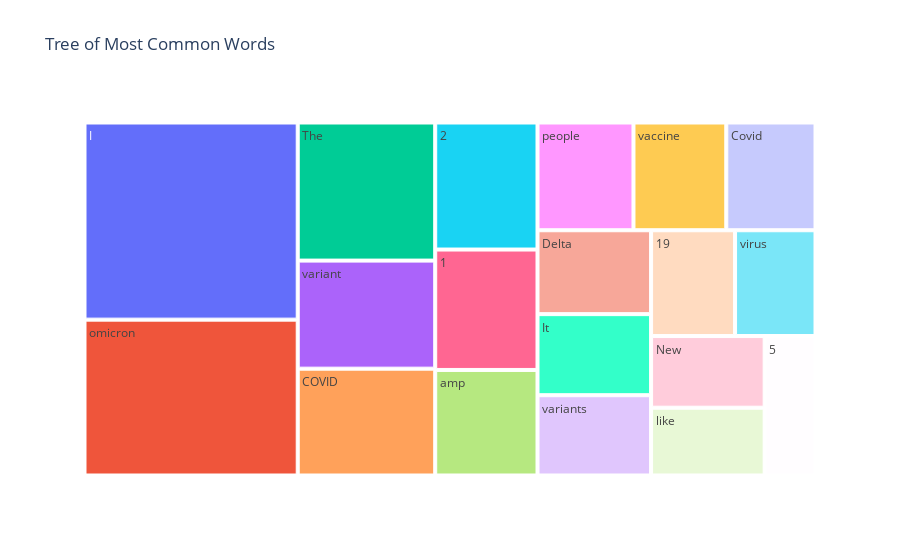

The code cell stored with this chart in its notebook:
### Markdown cell above
MOST USED WORD IS OMICRON HERE

### Code cell
fig = px.treemap(temp, path=['Common_words'], values='count',title='Tree of Most Common Words')
fig.show()

### Figure 1 — Plotly figure (JSON) as saved in the notebook; plotly's stock layout.template omitted (floating-point values rounded to 4 significant figures)
{"data": [{"branchvalues": "total", "domain": {"x": [0, 1], "y": [0, 1]}, "hovertemplate": "labels=%{label}<br>count=%{value}<br>parent=%{parent}<br>id=%{id}<extra></extra>", "ids": ["1", "19", "2", "5", "COVID", "Covid", "Delta", "I", "It", "New", "The", "amp", "like", "omicron", "people", "vaccine", "variant", "variants", "virus"], "labels": ["1", "19", "2", "5", "COVID", "Covid", "Delta", "I", "It", "New", "The", "amp", "like", "omicron", "people", "vaccine", "variant", "variants", "virus"], "name": "", "parents": ["", "", "", "", "", "", "", "", "", "", "", "", "", "", "", "", "", "", ""], "type": "treemap", "values": [728, 525, 768, 419, 868, 568, 563, 2484, 544, 481, 1122, 638, 455, 1964, 611, 591, 878, 539, 503]}], "layout": {"legend": {"tracegroupgap": 0}, "title": {"text": "Tree of Most Common Words"}}}
